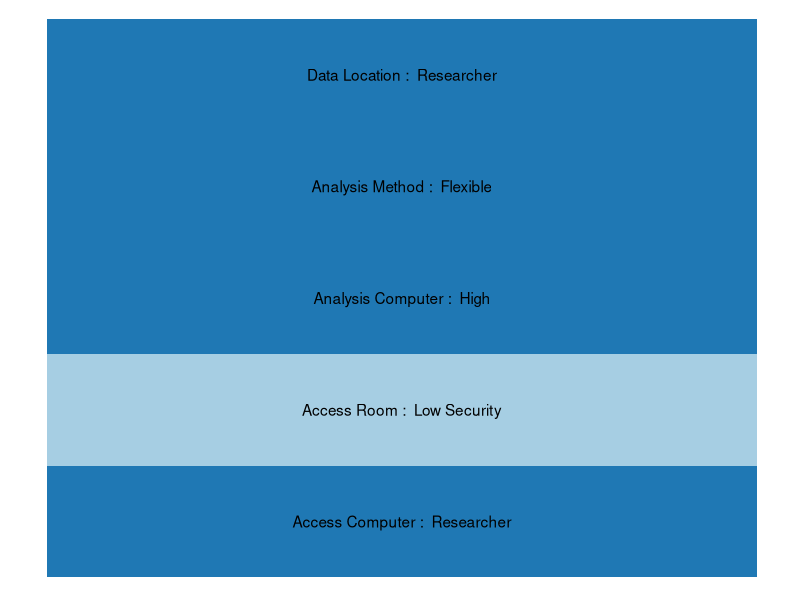
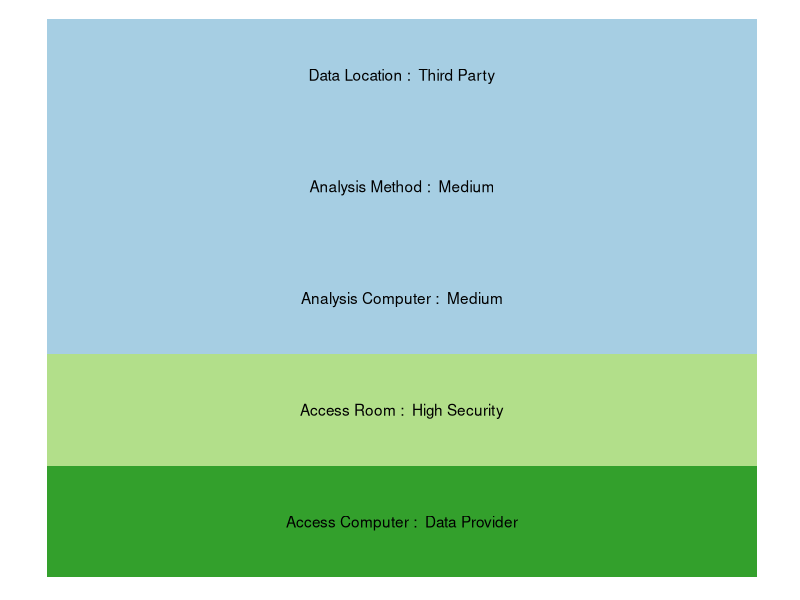
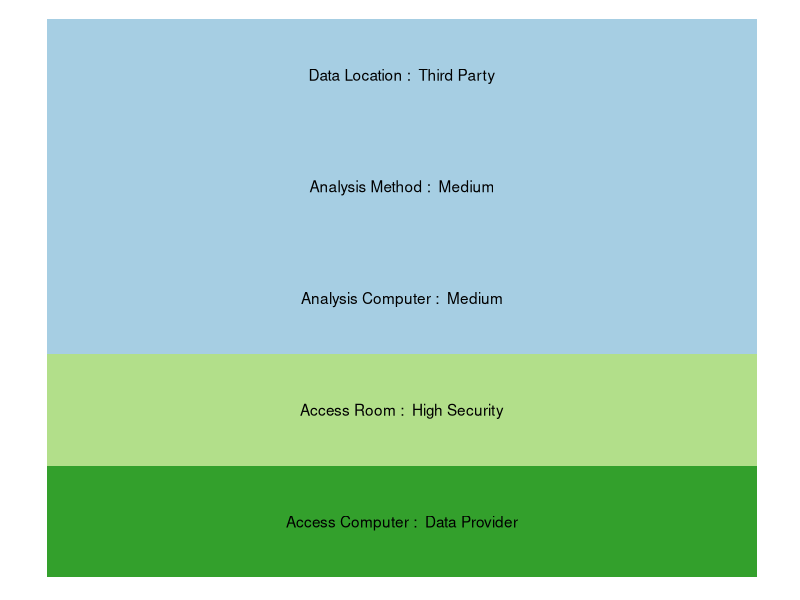
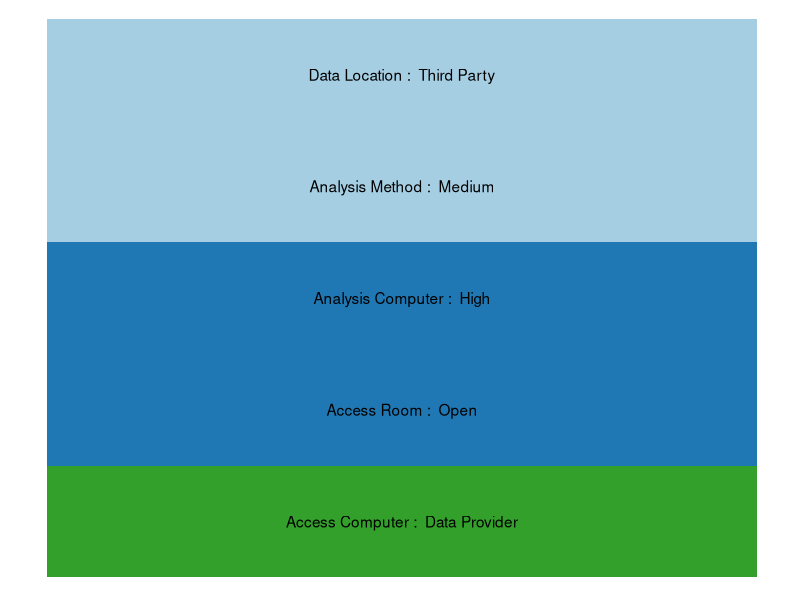
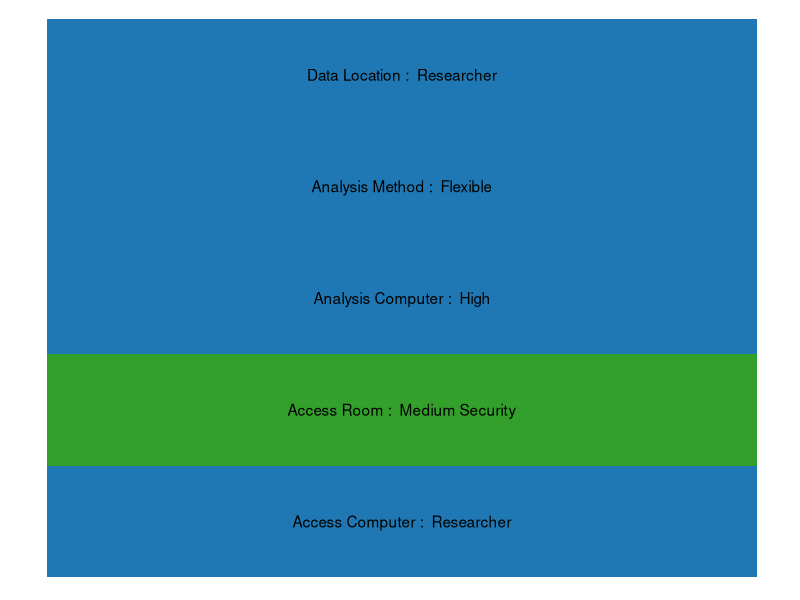
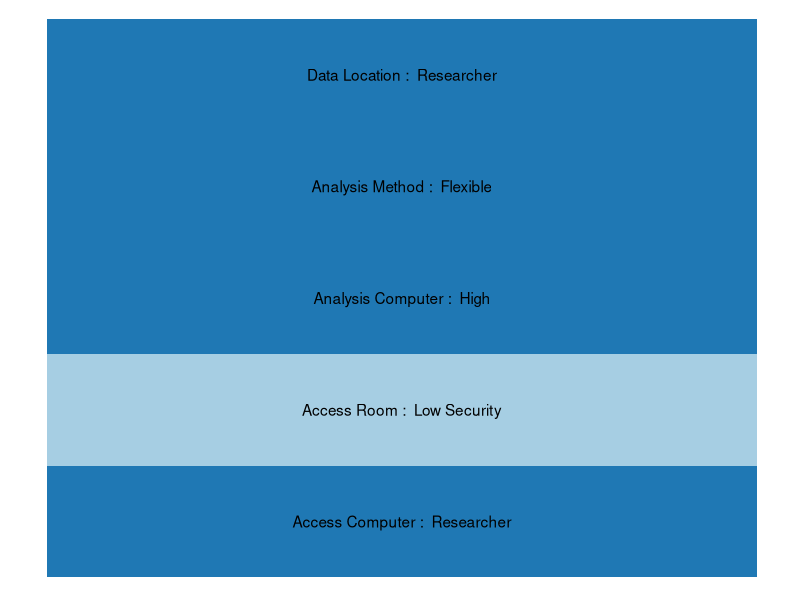
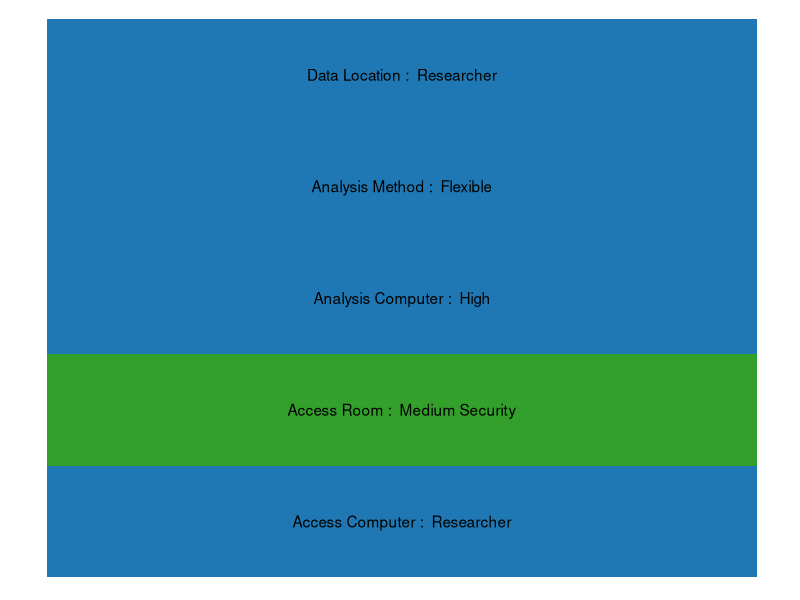
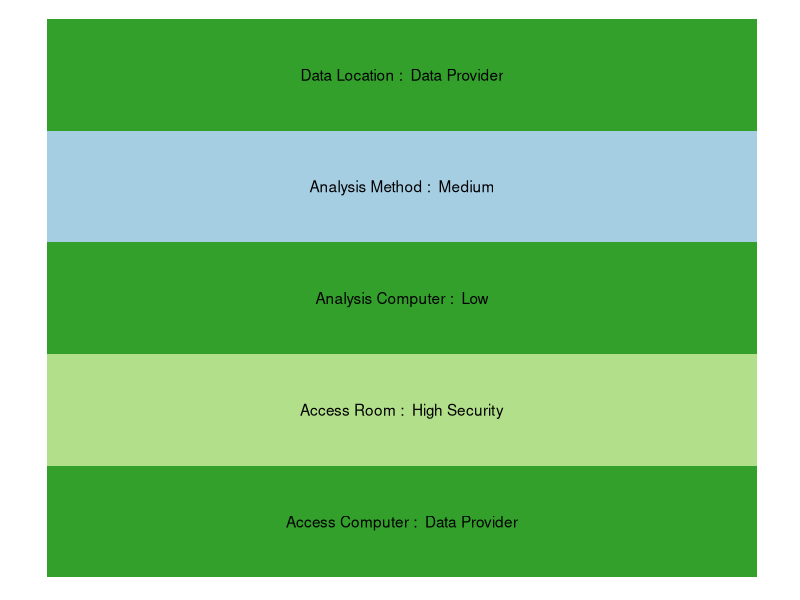

R code for these plots, in order:
## ---- chunk 1
library(ggplot2)

 pal <- c(
   "Data Provider" = "#33a02c",
   "Third Party" = "#a6cee3",
   "Researcher" = "#1f78b4",
   "Open" = "#1f78b4",
   "Low Security" = "#a6cee3",
   "Medium Security" = "#33a02c",
   "High Security" = "#b2df8a",
   "Low" = "#33a02c",
   "Medium" = "#a6cee3",
   "High" = "#1f78b4",
   "Restrictive" = "#33a02c",
   "Medium" = "#a6cee3",
   "Flexible" = "#1f78b4"
 )


plot <- function(data) {
 
   databar = data.frame(metrics=data$metrics,rank=as.factor(data$rank))
   databar$rank <- as.character(databar$rank)
   for (i in c(1,3)) {
   databar$rank[i][databar$rank[i] == "1"] <- "Data Provider"
   databar$rank[i][databar$rank[i] == "2"] <- "Third Party"
   databar$rank[i][databar$rank[i] == "3"] <- "Researcher"
   }
   for (i in c(2,5)) {
     databar$rank[i][databar$rank[i] == "2"] <- "Medium"
   }
   databar$rank[2][databar$rank[2] == "1"] <- "Low"
   databar$rank[2][databar$rank[2] == "3"] <- "High"
   databar$rank[4][databar$rank[4] == "1"] <- "High Security"
   databar$rank[4][databar$rank[4] == "2"] <- "Medium Security"
   databar$rank[4][databar$rank[4] == "3"] <- "Low Security"
   databar$rank[4][databar$rank[4] == "4"] <- "Open"
   databar$rank[5][databar$rank[5] == "1"] <- "Restrictive"
   databar$rank[5][databar$rank[5] == "3"] <- "Flexible"
   databar$rank <- as.factor(databar$rank)

   ggplot(databar, aes(x=metrics,y=1)) +
      geom_bar(stat="identity", aes(fill=rank), width=1) +
      theme(axis.title.x=element_blank(),
            axis.text.x=element_blank(),
            axis.ticks.x=element_blank(),
            axis.title.y=element_blank(),
            axis.text.y=element_blank(),
            axis.ticks.y=element_blank(),
            legend.position = "none") +
      scale_fill_manual(values = pal) +
      geom_text(aes(label=paste(metrics,": ",rank)),
                color="black",
                position = position_stack(vjust=0.5)) +
      coord_flip() +
      theme(panel.grid.major = element_blank(), panel.grid.minor = element_blank(),
            panel.background = element_blank())
 
}

## ---- chunk 2
sfusd = data.frame(metrics=c("Data Location","Analysis Computer","Access Computer","Access Room","Analysis Method"),
                  rank=c(3,3,3,3,3))
plot(data=sfusd)

## ---- chunk 3
nbirdt = data.frame(metrics=c("Data Location","Analysis Computer","Access Computer","Access Room","Analysis Method"),
                  rank=c(2,2,1,1,2))
plot(data=nbirdt)
## ---- chunk 4
iab1 = data.frame(metrics=c("Data Location","Analysis Computer","Access Computer","Access Room","Analysis Method"),
                  rank=c(2,2,1,1,2))
plot(data=iab1)
## ---- chunk 5
iab2 = data.frame(metrics=c("Data Location","Analysis Computer","Access Computer","Access Room","Analysis Method"),
                  rank=c(2,3,1,4,2))
plot(data=iab2)
## ---- chunk 6
iab3 = data.frame(metrics=c("Data Location","Analysis Computer","Access Computer","Access Room","Analysis Method"),
                  rank=c(3,3,3,2,3))
plot(data=iab3)
## ---- chunk 7
olda = data.frame(metrics=c("Data Location","Analysis Computer","Access Computer","Access Room","Analysis Method"),
                  rank=c(3,3,3,3,3))
plot(data=olda)
## ---- chunk 8
nces = data.frame(metrics=c("Data Location","Analysis Computer","Access Computer","Access Room","Analysis Method"),
                  rank=c(3,3,3,2,3))
plot(data=nces)
## ---- chunk 9
bls = data.frame(metrics=c("Data Location","Analysis Computer","Access Computer","Access Room","Analysis Method"),
                  rank=c(1,1,1,1,2))
plot(data=bls)
